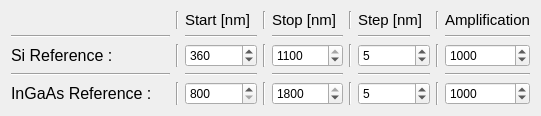
     <widget class="QWidget" name="gridLayoutWidget_7">
      <property name="geometry">
       <rect>
        <x>440</x>
        <y>430</y>
        <width>541</width>
        <height>111</height>
       </rect>
      </property>
      <layout class="QGridLayout" name="gridLayout_ref">
       <item row="4" column="2">
        <widget class="QDoubleSpinBox" name="startNM_GA">
         <property name="suffix">
          <string/>
         </property>
         <property name="decimals">
          <number>0</number>
         </property>
         <property name="minimum">
          <double>800.000000000000000</double>
         </property>
         <property name="maximum">
          <double>1790.000000000000000</double>
         </property>
         <property name="value">
          <double>800.000000000000000</double>
         </property>
        </widget>
       </item>
       <item row="2" column="0">
        <widget class="QLabel" name="Si_Ref">
         <property name="font">
          <font>
           <pointsize>12</pointsize>
           <italic>false</italic>
          </font>
         </property>
         <property name="frameShape">
          <enum>QFrame::NoFrame</enum>
         </property>
         <property name="text">
          <string>Si Reference :             </string>
         </property>
        </widget>
       </item>
       <item row="2" column="8">
        <widget class="QDoubleSpinBox" name="pickAmp_Si">
         <property name="decimals">
          <number>0</number>
         </property>
         <property name="minimum">
          <double>100.000000000000000</double>
         </property>
         <property name="maximum">
          <double>100000000.000000000000000</double>
         </property>
         <property name="singleStep">
          <double>1000.000000000000000</double>
         </property>
         <property name="value">
          <double>1000.000000000000000</double>
         </property>
        </widget>
       </item>
       <item row="2" column="2">
        <widget class="QDoubleSpinBox" name="startNM_Si">
         <property name="suffix">
          <string/>
         </property>
         <property name="decimals">
          <number>0</number>
         </property>
         <property name="minimum">
          <double>355.000000000000000</double>
         </property>
         <property name="maximum">
          <double>1090.000000000000000</double>
         </property>
         <property name="value">
          <double>360.000000000000000</double>
         </property>
        </widget>
       </item>
       <item row="2" column="4">
        <widget class="QDoubleSpinBox" name="stopNM_Si">
         <property name="suffix">
          <string/>
         </property>
         <property name="decimals">
          <number>0</number>
         </property>
         <property name="minimum">
          <double>360.000000000000000</double>
         </property>
         <property name="maximum">
          <double>1100.000000000000000</double>
         </property>
         <property name="value">
          <double>1100.000000000000000</double>
         </property>
        </widget>
       </item>
       <item row="4" column="6">
        <widget class="QDoubleSpinBox" name="stepNM_GA">
         <property name="suffix">
          <string/>
         </property>
         <property name="decimals">
          <number>0</number>
         </property>
         <property name="minimum">
          <double>1.000000000000000</double>
         </property>
         <property name="maximum">
          <double>100.000000000000000</double>
         </property>
         <property name="value">
          <double>5.000000000000000</double>
         </property>
        </widget>
       </item>
       <item row="4" column="0">
        <widget class="QLabel" name="GA_ref">
         <property name="font">
          <font>
           <pointsize>12</pointsize>
           <italic>false</italic>
          </font>
         </property>
         <property name="frameShape">
          <enum>QFrame::NoFrame</enum>
         </property>
         <property name="frameShadow">
          <enum>QFrame::Plain</enum>
         </property>
         <property name="text">
          <string>InGaAs Reference : </string>
         </property>
        </widget>
       </item>
       <item row="2" column="6">
        <widget class="QDoubleSpinBox" name="stepNM_Si">
         <property name="suffix">
          <string/>
         </property>
         <property name="decimals">
          <number>0</number>
         </property>
         <property name="minimum">
          <double>1.000000000000000</double>
         </property>
         <property name="maximum">
          <double>100.000000000000000</double>
         </property>
         <property name="value">
          <double>5.000000000000000</double>
         </property>
        </widget>
       </item>
       <item row="4" column="4">
        <widget class="QDoubleSpinBox" name="stopNM_GA">
         <property name="suffix">
          <string/>
         </property>
         <property name="decimals">
          <number>0</number>
         </property>
         <property name="minimum">
          <double>810.000000000000000</double>
         </property>
         <property name="maximum">
          <double>1800.000000000000000</double>
         </property>
         <property name="value">
          <double>1800.000000000000000</double>
         </property>
        </widget>
       </item>
       <item row="4" column="8">
        <widget class="QDoubleSpinBox" name="pickAmp_GA">
         <property name="decimals">
          <number>0</number>
         </property>
         <property name="minimum">
          <double>100.000000000000000</double>
         </property>
         <property name="maximum">
          <double>100000000.000000000000000</double>
         </property>
         <property name="singleStep">
          <double>1000.000000000000000</double>
         </property>
         <property name="value">
          <double>1000.000000000000000</double>
         </property>
        </widget>
       </item>
       <item row="2" column="5">
        <widget class="Line" name="line_24">
         <property name="orientation">
          <enum>Qt::Vertical</enum>
         </property>
        </widget>
       </item>
       <item row="0" column="4">
        <widget class="QLabel" name="stop_label">
         <property name="font">
          <font>
           <pointsize>11</pointsize>
          </font>
         </property>
         <property name="text">
          <string>Stop [nm]</string>
         </property>
        </widget>
       </item>
       <item row="3" column="8">
        <widget class="Line" name="line_14">
         <property name="orientation">
          <enum>Qt::Horizontal</enum>
         </property>
        </widget>
       </item>
       <item row="0" column="2">
        <widget class="QLabel" name="start_label">
         <property name="font">
          <font>
           <pointsize>11</pointsize>
           <italic>false</italic>
          </font>
         </property>
         <property name="text">
          <string>Start [nm]</string>
         </property>
        </widget>
       </item>
       <item row="3" column="2">
        <widget class="Line" name="line_11">
         <property name="orientation">
          <enum>Qt::Horizontal</enum>
         </property>
        </widget>
       </item>
       <item row="3" column="0">
        <widget class="Line" name="line_10">
         <property name="orientation">
          <enum>Qt::Horizontal</enum>
         </property>
        </widget>
       </item>
       <item row="3" column="6">
        <widget class="Line" name="line_13">
         <property name="orientation">
          <enum>Qt::Horizontal</enum>
         </property>
        </widget>
       </item>
       <item row="0" column="8">
        <widget class="QLabel" name="amp_label">
         <property name="font">
          <font>
           <pointsize>11</pointsize>
          </font>
         </property>
         <property name="text">
          <string>Amplification</string>
         </property>
        </widget>
       </item>
       <item row="3" column="4">
        <widget class="Line" name="line_12">
         <property name="orientation">
          <enum>Qt::Horizontal</enum>
         </property>
        </widget>
       </item>
       <item row="1" column="8">
        <widget class="Line" name="line_19">
         <property name="orientation">
          <enum>Qt::Horizontal</enum>
         </property>
        </widget>
       </item>
       <item row="0" column="6">
        <widget class="QLabel" name="step_label">
         <property name="font">
          <font>
           <pointsize>11</pointsize>
          </font>
         </property>
         <property name="text">
          <string>Step [nm]</string>
         </property>
        </widget>
       </item>
       <item row="1" column="4">
        <widget class="Line" name="line_18">
         <property name="orientation">
          <enum>Qt::Horizontal</enum>
         </property>
        </widget>
       </item>
       <item row="1" column="6">
        <widget class="Line" name="line_17">
         <property name="orientation">
          <enum>Qt::Horizontal</enum>
         </property>
        </widget>
       </item>
       <item row="1" column="2">
        <widget class="Line" name="line_15">
         <property name="orientation">
          <enum>Qt::Horizontal</enum>
         </property>
        </widget>
       </item>
       <item row="4" column="3">
        <widget class="Line" name="line_20">
         <property name="orientation">
          <enum>Qt::Vertical</enum>
         </property>
        </widget>
       </item>
       <item row="2" column="3">
        <widget class="Line" name="line_22">
         <property name="orientation">
          <enum>Qt::Vertical</enum>
         </property>
        </widget>
       </item>
       <item row="4" column="5">
        <widget class="Line" name="line_23">
         <property name="orientation">
          <enum>Qt::Vertical</enum>
         </property>
        </widget>
       </item>
       <item row="4" column="1">
        <widget class="Line" name="line_21">
         <property name="orientation">
          <enum>Qt::Vertical</enum>
         </property>
        </widget>
       </item>
       <item row="2" column="1">
        <widget class="Line" name="line_16">
         <property name="orientation">
          <enum>Qt::Vertical</enum>
         </property>
        </widget>
       </item>
       <item row="4" column="7">
        <widget class="Line" name="line_25">
         <property name="orientation">
          <enum>Qt::Vertical</enum>
         </property>
        </widget>
       </item>
       <item row="2" column="7">
        <widget class="Line" name="line_26">
         <property name="orientation">
          <enum>Qt::Vertical</enum>
         </property>
        </widget>
       </item>
       <item row="1" column="0">
        <widget class="Line" name="line_27">
         <property name="orientation">
          <enum>Qt::Horizontal</enum>
         </property>
        </widget>
       </item>
       <item row="0" column="3">
        <widget class="Line" name="line_129">
         <property name="orientation">
          <enum>Qt::Vertical</enum>
         </property>
        </widget>
       </item>
       <item row="0" column="5">
        <widget class="Line" name="line_130">
         <property name="orientation">
          <enum>Qt::Vertical</enum>
         </property>
        </widget>
       </item>
       <item row="0" column="7">
        <widget class="Line" name="line_141">
         <property name="orientation">
          <enum>Qt::Vertical</enum>
         </property>
        </widget>
       </item>
       <item row="0" column="1">
        <widget class="Line" name="line_142">
         <property name="orientation">
          <enum>Qt::Vertical</enum>
         </property>
        </widget>
       </item>
      </layout>
     </widget>
